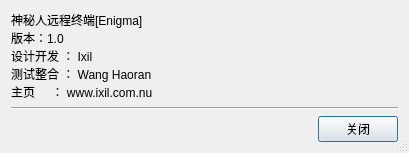
<?xml version="1.0" encoding="UTF-8"?>
<ui version="4.0">
 <class>AboutDialog</class>
 <widget class="QDialog" name="AboutDialog">
  <property name="windowModality">
   <enum>Qt::ApplicationModal</enum>
  </property>
  <property name="geometry">
   <rect>
    <x>0</x>
    <y>0</y>
    <width>409</width>
    <height>141</height>
   </rect>
  </property>
  <property name="windowTitle">
   <string>关于</string>
  </property>
  <property name="windowIcon">
   <iconset resource="Icons.qrc">
    <normaloff>:/toolbaricons/icons/burn.png</normaloff>:/toolbaricons/icons/burn.png</iconset>
  </property>
  <property name="sizeGripEnabled">
   <bool>true</bool>
  </property>
  <property name="modal">
   <bool>true</bool>
  </property>
  <layout class="QGridLayout" name="gridLayout">
   <item row="0" column="0">
    <widget class="QLabel" name="label">
     <property name="sizePolicy">
      <sizepolicy hsizetype="Preferred" vsizetype="Expanding">
       <horstretch>0</horstretch>
       <verstretch>0</verstretch>
      </sizepolicy>
     </property>
     <property name="autoFillBackground">
      <bool>false</bool>
     </property>
     <property name="lineWidth">
      <number>1</number>
     </property>
     <property name="text">
      <string>神秘人远程终端[Enigma]
版本：1.0
设计开发 ： Ixil 
测试整合 ： Wang Haoran
主页     ： www.ixil.com.nu</string>
     </property>
     <property name="textFormat">
      <enum>Qt::LogText</enum>
     </property>
     <property name="alignment">
      <set>Qt::AlignLeading|Qt::AlignLeft|Qt::AlignTop</set>
     </property>
    </widget>
   </item>
   <item row="1" column="0">
    <widget class="Line" name="line">
     <property name="orientation">
      <enum>Qt::Horizontal</enum>
     </property>
    </widget>
   </item>
   <item row="2" column="0">
    <layout class="QHBoxLayout" name="horizontalLayout">
     <item>
      <spacer name="horizontalSpacer">
       <property name="orientation">
        <enum>Qt::Horizontal</enum>
       </property>
       <property name="sizeType">
        <enum>QSizePolicy::Expanding</enum>
       </property>
       <property name="sizeHint" stdset="0">
        <size>
         <width>40</width>
         <height>20</height>
        </size>
       </property>
      </spacer>
     </item>
     <item>
      <widget class="QPushButton" name="closeButton">
       <property name="text">
        <string>关闭</string>
       </property>
      </widget>
     </item>
    </layout>
   </item>
  </layout>
 </widget>
 <resources>
  <include location="Icons.qrc"/>
 </resources>
 <connections/>
</ui>
